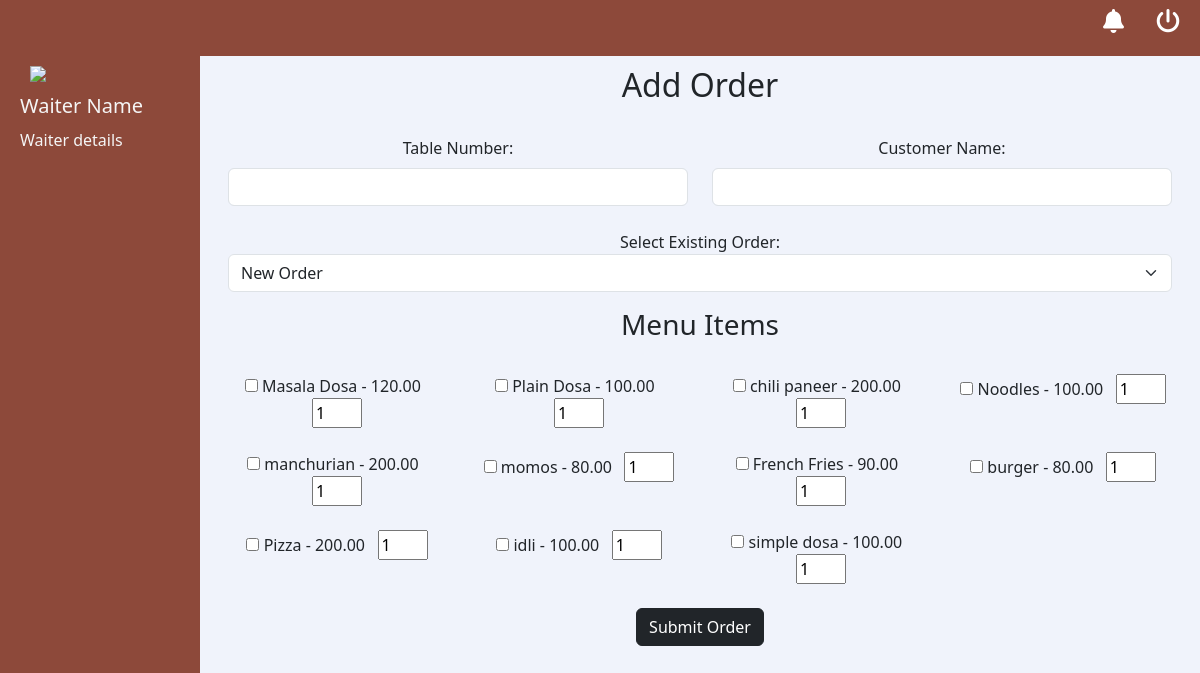
The page /cafe/waiter/order/ (signed in) on the database its author committed.
### cafe/models.py (models this page shows, shortened)
class MenuItem(models.Model):
    name = models.CharField(max_length=100)
    price = models.DecimalField(max_digits=5, decimal_places=2)

### cafe/views.py (the view)
# urls.py: path('waiter/order/', waiter_order_form, name='waiter_order_form'),
@login_required
def waiter_order_form(request):
    profile = Profile.objects.get(user=request.user)
    if profile.role != 'waiter':
        return redirect('login')
    menu_items = MenuItem.objects.all()
    open_orders = Order.objects.all()
    return render(request, 'cafe/waiter_order_form.html', {'menu_items': menu_items,'open_orders':open_orders})

### cafe/templates/cafe/waiter_order_form.html (shortened to what this page needs)
{% include 'cafe/waiter_header.html' %}
<link href="https://cdn.jsdelivr.net/npm/bootstrap@5.3.3/dist/css/bootstrap.min.css" rel="stylesheet">
<link rel="stylesheet" href="https://cdnjs.cloudflare.com/ajax/libs/font-awesome/6.5.1/css/all.min.css" />
<div class="container-fluid top-nav">
    <div class="hstack gap-3">
        <div class="p-2 ms-auto">
            <a href="{% url 'waiter_notifications' %}"><i class='fas fa-bell' style='font-size:24px;color:white;'></i></a>
        </div>
        <div class="p-2">
            <a href="/cafe/login"><i class='fas fa-power-off' style='font-size:24px;color:white;'></i></a>
        </div>
    </div>
</div><br><br>
<div class="content">
    {% block content %}
    <div class="container text-center">
        <h2 class="text-center mt-3">Add Order</h2><br>
        <form method="POST" action="{% url 'submit_order' %}">
            <div class="row">
                <div class="col-lg-6">
                    <label for="table_number" class="form-label">Table Number:</label><br>
                    <input type="number" name="table_number" class="form-control" required>
                </div>
                <div class="col-lg-6">
                    <label for="customer_name" class="form-label">Customer Name:</label><br>
                    <input type="text" name="customer_name" class="form-control" required>
                </div>
            </div><br>
            <label for="order_id">Select Existing Order:</label>
            <select name="order_id" class="form-select mb-3">
                <option value="">New Order</option>
            </select>
            <h3>Menu Items</h3>
            <div class="row pt-4">
                    {% for item in menu_items %}
                    <div class="col-lg-3">
                    <input type="checkbox" name="menu_items" value="{{ item.id }}">
                    {{ item.name }} - {{ item.price }}&nbsp;&nbsp;
                    <input type="number" name="quantity_{{ item.id }}" min="1" value="1" style="width: 50px;">
                    <br><br>
                  </div>
                 {% endfor %}
            </div>
            <button type="submit" class="btn btn-dark">Submit Order</button>
        </form>
    </div>
    {% endblock %}
</div>

### static/css/cafes.css (style rules this page uses)
button { background-color: whitesmoke; }
.content { margin-left:200px; padding: 1px 16px; height: 1000px; margin-top:-37px; background-color: #f0f3fb; }
.hstack { padding-top:5px; }
::placeholder { background-color: white; }
.top-nav { background-color:#0c2340; margin-left:-22px; margin-top: -5px; width: 103%; height:60px; }
.gap-3 { gap:0rem !important }
h3 { text-align: center; }

### cafe/templates/cafe/waiter_header.html (style rules this page uses)
button { background-color: whitesmoke; }
.content { margin-left:200px; padding: 1px 16px; height: 1000px; margin-top:-13px; background-color: #f0f3fb; }
.hstack { padding-top:5px; }
::placeholder { background-color: white; }
.top-nav { background-color:#8D493A; margin-left:-36px; margin-top:-42px; width: 103%; height:60px; position:fixed; }
.gap-3 { gap:0rem !important }
h3 { text-align: center; }

### rows shown on the page
MenuItem: name "Masala Dosa", price "120.00", id "1"
MenuItem: name "Plain Dosa", price "100.00"
MenuItem: name "chili paneer", price "200.00"
MenuItem: name "Noodles", price "100.00"
MenuItem: name "manchurian", price "200.00"
MenuItem: name "momos", price "80.00"
MenuItem: name "French Fries", price "90.00"
MenuItem: name "burger", price "80.00"
MenuItem: name "Pizza", price "200.00"
MenuItem: name "idli", price "100.00"
MenuItem: name "simple dosa", price "100.00"
